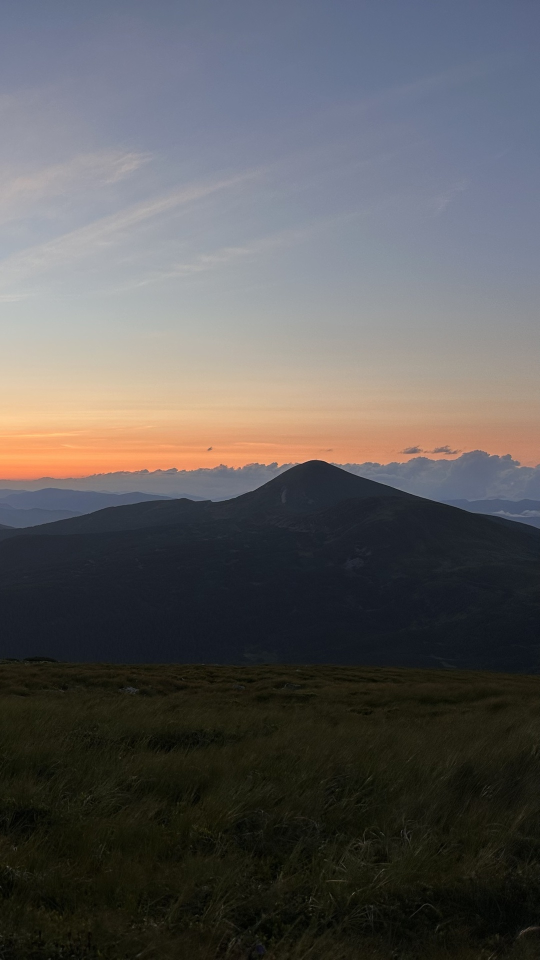
#> input picture videos/tools/scenes/hoverla/plate.jpg, 1080 x 1920 px (shown at 1/2 size)
$ python post.py
#> lines starting #> are read from the running program, lines starting #| are printed output that depends on the picture
### videos/tools/scenes/hoverla/captions.py
# "What if over Hoverla instead of the Moon…": worlds over the peak at their true sizes on the sky, then the Sun, then
# the Moon again. The timing (START, STEP) must match cam.js.
START, STEP = 5.5, 5.0
WORLDS = [   # name, fact — in the order of cam.js
    ('Марс', 'Удвічі\nбільший за Місяць'),
    ('Венера', 'У 3,5 раза.\nЯскрава, як ліхтар'),
    ('Земля', 'У 3,7 раза.\nТакою її бачать з Місяця'),
    ('Нептун', 'У 14 разів.\nВітри — до 2000 км/год'),
    ('Сатурн', 'Його кільця —\nяк 80 Місяців у ряд'),
    ('Юпітер', 'У 40 разів більший за Місяць —\nяк долоня на витягнутій руці'),
]
SUN_A, SUN_B = START + STEP * len(WORLDS), START + STEP * len(WORLDS) + 7.5   # 35.5 – 43.0
CAP_FADE = 0.6

CAPTIONS = [
    (-1.0, 5.0, 'hook', 'Що, якби\nнад Говерлою\nзамість Місяця\nбуло щось інше?'),
]
NAMES = []
for i, (name, fact) in enumerate(WORLDS):
    a = START + STEP * i
    NAMES.append((a + 0.4, a + STEP - 0.3, name))
    CAPTIONS.append((a + 0.8, a + STEP - 0.4, 'cap', fact))
NAMES.append((SUN_A + 1.2, SUN_B - 0.8, 'Сонце'))
CAPTIONS.append((SUN_A + 1.8, SUN_B - 0.8, 'cap', 'У 400 разів більше за Місяць.\nЗакрило б усе небо'))
CAPTIONS.append((SUN_B + 0.8, SUN_B + 3.8, 'cap', 'І знову наш Місяць.\nМаленький, зате свій'))
CUTS = []
FADE_IN = 0
HOOK_SIZE = 80
END_CARD = SUN_B + 4.0
DURATION = 50.0
END_TITLE = 'Добре, що в нас\nсаме Місяць'
CREDITS = [
    (0.0, END_CARD, 'Фото: Говерла з гори Туркул, автор lord-xay'),
]

### videos/tools/scenes/hoverla/post.py
# Lays the recorded worlds (work/hoverla/frames, drawn on black) over the author's photo of Hoverla at dusk.
# The worlds are added as light, as the real Moon shows in a dusk sky, and dimmed where thin clouds cross them; the sky
# darkens as the dusk deepens and stars come out; the mountains stay in front. During the Sun the land warms up.
#   python3 scenes/hoverla/post.py      (run by make.sh after rec.js; rewrites the frames at 1080×1920)
import glob, os, sys
from multiprocessing import Pool
import numpy as np
from PIL import Image, ImageFilter

HERE = os.path.dirname(os.path.abspath(__file__))
FRAMES = os.path.join(HERE, '..', '..', 'work', 'hoverla', 'frames')
FPS, W, H = 30, 1080, 1920
sys.path.insert(0, HERE)
from captions import SUN_A, SUN_B

plate = np.asarray(Image.open(os.path.join(HERE, 'plate.jpg')).convert('RGB'), np.float32) / 255
mask = np.asarray(Image.open(os.path.join(HERE, 'skymask.png')), np.float32)[..., None] / 255
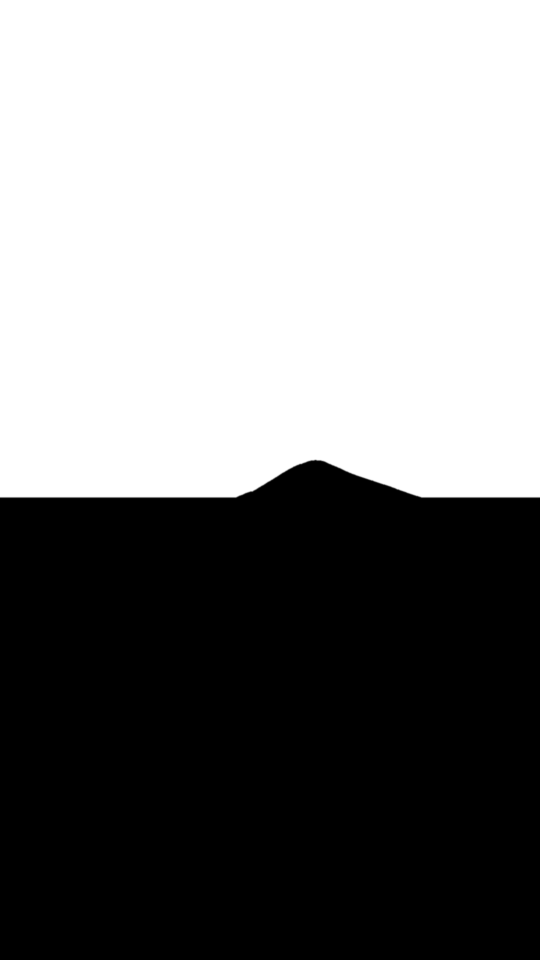
#> input picture videos/tools/scenes/hoverla/skymask.png, 1080 x 1920 px (shown at 1/2 size)
# thin clouds: what stands out of the smooth sky gradient (a heavy blur of the sky)
lum = plate.mean(2)
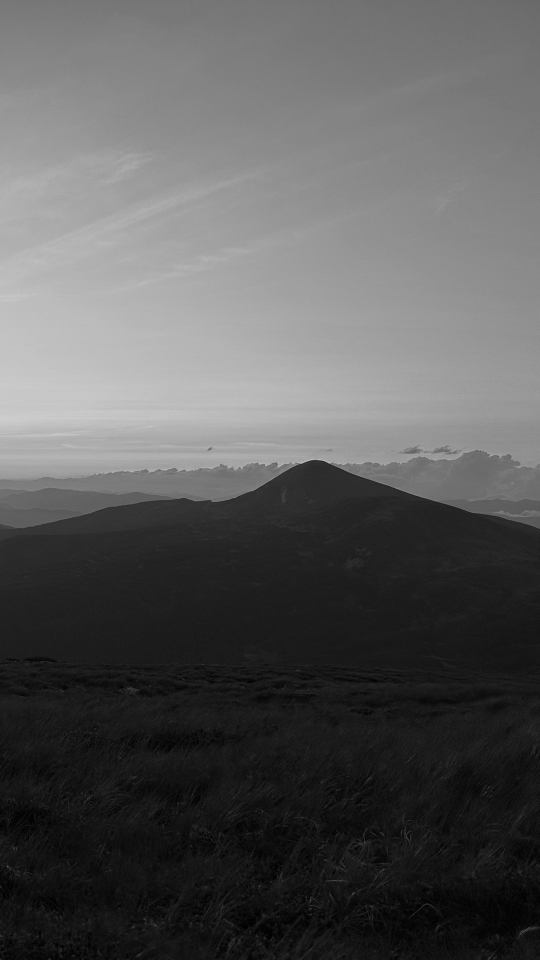
#> lum: shape (1920, 1080) float32 (shown at 1/2 size); min 0, max 0.817, mean 0.352
smooth = np.asarray(Image.fromarray((lum * 255).astype(np.uint8)).filter(ImageFilter.GaussianBlur(40)), np.float32) / 255
cloud = np.clip((np.abs(lum - smooth) - 0.012) * 9, 0, 1)[..., None] * mask
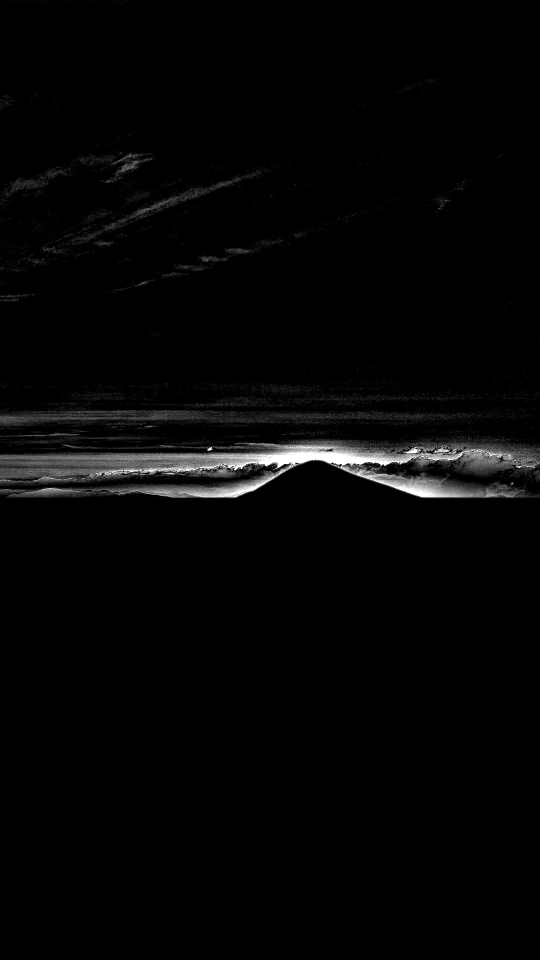
#> cloud: shape (1920, 1080, 1) float32 (shown at 1/2 size); min 0, max 1, mean 0.021
# stars: fixed random points, fainter towards the horizon, never on the land
rng = np.random.default_rng(7)
stars = np.zeros((H, W), np.float32)
n = 900
ys, xs = rng.integers(0, 1000, n), rng.integers(0, W, n)
stars[ys, xs] = rng.uniform(0.15, 1.0, n) ** 2.2
stars = np.asarray(Image.fromarray((stars * 255).astype(np.uint8)).filter(ImageFilter.GaussianBlur(0.8)), np.float32) / 255 * 3.5
stars *= np.clip(1 - np.arange(H)[:, None] / 950, 0, 1) ** 0.7
stars = (stars[..., None] * np.array([0.9, 0.95, 1.0], np.float32)) * mask


def sm(x):
    x = min(1.0, max(0.0, x)); return x * x * (3 - 2 * x)


def frame(path):
    i = int(os.path.basename(path)[2:7]); t = i / FPS
    w = np.asarray(Image.open(path).convert('RGB').resize((W, H), Image.BICUBIC), np.float32) / 255
    dusk = sm((t - 3.0) / 31.0)                         # 0 at the start .. 1 when Jupiter has been up a while
    sun = min(sm((t - SUN_A + 0.8) / 1.6), 1 - sm((t - SUN_B + 1.5) / 3.0))
    sky = plate * (1 - 0.5 * dusk) + stars * dusk * (1 - sun) + 0.78 * w * (1 - 0.75 * cloud)
    # the Sun is far brighter than the dusk: over the sky it takes its own colour rather than adding to it
    sky = sky * (1 - sun) + w * 1.25 * sun
    land = plate * (1 - 0.25 * dusk) * (1 + sun * np.array([0.55, 0.35, 0.12], np.float32))
    out = sky * mask + land * (1 - mask)
    Image.fromarray((np.clip(out, 0, 1) * 255 + 0.5).astype(np.uint8)).save(path, quality=93)


if __name__ == '__main__':
    files = sorted(glob.glob(os.path.join(FRAMES, 'f_*.jpg')))
    with Pool() as p: p.map(frame, files, chunksize=8)
    print('photo laid under', len(files), 'frames')
